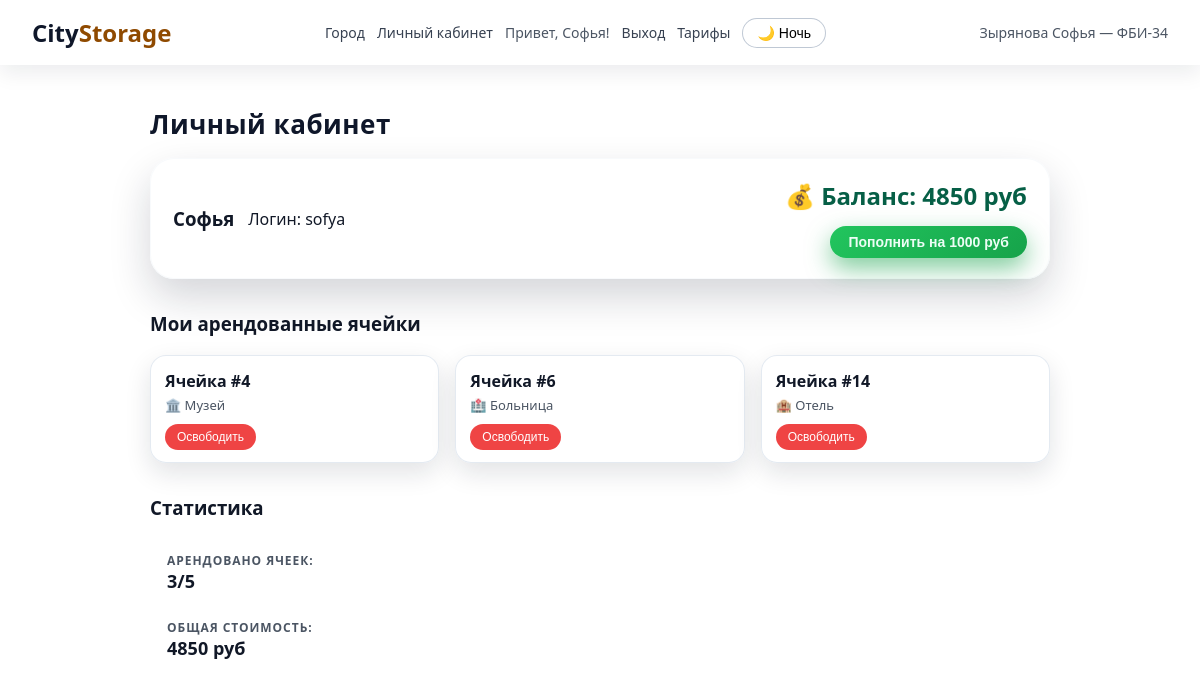
The page /profile (signed in) on the database as committed earlier.
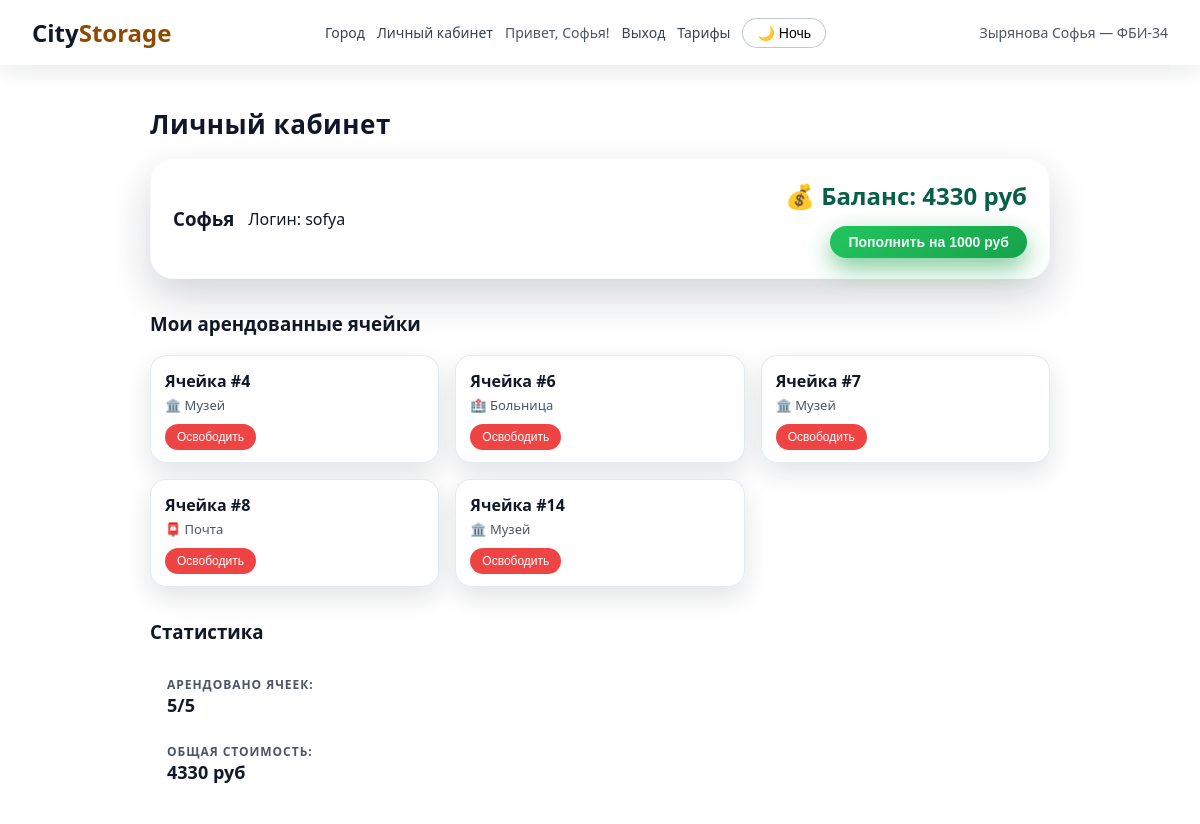
The same page on the database as committed later.
### tables this page shows
CREATE TABLE users (
            id INTEGER PRIMARY KEY AUTOINCREMENT,
            name TEXT NOT NULL,
            login TEXT NOT NULL UNIQUE,
            password_hash TEXT NOT NULL
        , balance INTEGER DEFAULT 1000);

### app.py (the view)
@app.route("/profile")
def profile():
    if not session.get("user_id"):
        flash("Сначала войдите в аккаунт.")
        return redirect(url_for("login"))
    student_name, student_group = get_student_info()
    theme = get_current_theme()
    session['theme'] = theme
    conn = get_db()
    cursor = conn.cursor()
    cursor.execute("""
        SELECT name, login, balance
        FROM users
        WHERE id = ?;
    """, (session["user_id"],))
    user_data = cursor.fetchone()
    cursor.execute("""
        SELECT id, building_type
        FROM cells
        WHERE user_id = ?
        ORDER BY id;
    """, (session["user_id"],))
    user_cells = cursor.fetchall()
    conn.close()
    building_names = {
        1: "🏪 Магазин",
        2: "🏥 Больница",
        3: "🏛️ Музей",
        4: "📮 Почта",
        5: "🏨 Отель"
    }
    cells_with_names = []
    for cell_id, building_type in user_cells:
        cells_with_names.append({
            "id": cell_id,
            "building_name": building_names.get(building_type, "Неизвестно")
        })
    return render_template(
        "profile.html",
        user_name=user_data[0],
        user_login=user_data[1],
        user_balance=user_data[2],
        user_cells=cells_with_names,
        student_name=student_name,
        student_group=student_group,
        current_user=session.get("name"),
        user_balance_display=user_data[2]
    )

### app.py (called while the page is built)
def get_student_info():
    return "Зырянова Софья", "ФБИ-34"

def get_db():
    return sqlite3.connect(DB_PATH)

def get_current_theme():
    return request.form.get('theme', session.get('theme', 'day'))

### templates/profile.html (shortened to what this page needs)
{% extends "base.html" %}
{% block content %}
<div class="auth-wrapper">
    <div class="profile-header">
        <h1 class="auth-title">Личный кабинет</h1>
        <div class="user-info-card">
            <div class="user-main-info">
                <h3>{{ user_name }}</h3>
                <p class="user-login">Логин: {{ user_login }}</p>
            </div>
            <div class="balance-section">
                <div class="balance-amount">
                    💰 Баланс: <strong>{{ user_balance }} руб</strong>
                </div>
                <form method="POST" action="{{ url_for('topup_balance') }}" class="topup-form">
                    <button type="submit" class="auth-button topup-btn">
                        Пополнить на 1000 руб
                    </button>
                </form>
            </div>
        </div>
    </div>
    <div class="my-cells-section">
        <h3>Мои арендованные ячейки</h3>
        {% if user_cells %}
            <div class="cells-grid">
                {% for cell in user_cells %}
                <div class="cell-card">
                    <div class="cell-number">Ячейка #{{ cell.id }}</div>
                    <div class="cell-type">{{ cell.building_name }}</div>
                    <form method="POST" action="{{ url_for('toggle_cell', cell_id=cell.id) }}">
                        <button type="submit" class="free-cell-btn">
                            Освободить
                        </button>
                    </form>
                </div>
                {% endfor %}
            </div>
        {% else %}
            <div class="no-cells">
                <p>У вас нет арендованных ячеек</p>
                <a href="{{ url_for('index') }}" class="auth-button">Арендовать ячейку</a>
            </div>
        {% endif %}
    </div>
    <div class="profile-stats">
        <h3>Статистика</h3>
        <div class="stats-grid">
            <div class="stat-item">
                <span class="stat-label">Арендовано ячеек:</span>
                <span class="stat-value">{{ user_cells|length }}/5</span>
            </div>
            <div class="stat-item">
                <span class="stat-label">Общая стоимость:</span>
                <span class="stat-value">{{ user_balance }} руб</span>
            </div>
        </div>
    </div>
</div>
{% endblock %}

### templates/base.html (shortened to what this page needs)
<!doctype html>
<html lang="ru" class="{% if session.get('theme', 'day') == 'night' %}city-night{% else %}city-day{% endif %}">
<head>
    <link rel="stylesheet" href="{{ url_for('static', filename='css/style.css') }}">
</head>
<body data-username="{{ current_user or '' }}">
<header class="main-header">
    <div class="logo">
        <span class="logo-city">City</span><span class="logo-storage">Storage</span>
    </div>
    <nav class="main-nav">
        <a href="{{ url_for('index') }}">Город</a>
        {% if current_user %}
            <a href="{{ url_for('profile') }}">Личный кабинет</a>
            <span class="user-name">Привет, {{ current_user }}!</span>
            <a href="{{ url_for('logout') }}">Выход</a>
        {% else %}
            <a href="{{ url_for('login') }}">Вход</a>
            <a href="{{ url_for('register') }}">Регистрация</a>
        {% endif %}
        <a href="{{ url_for('pricing') }}">Тарифы</a>
        <button id="toggleTheme" class="theme-btn">
        </button>
    </nav>
    <div class="student-info">
        {{ student_name }} — {{ student_group }}
    </div>
</header>
<main class="page-content">
    {% block content %}{% endblock %}
</main>
</body>
</html>

### static/css/style.css (style rules this page uses)
*, *::before, *::after { box-sizing: border-box; }
html { scroll-behavior: smooth; transition: background 0.45s ease-in-out; }
body { margin: 0; font-family: system-ui, -apple-system, BlinkMacSystemFont, "Segoe UI", sans-serif; min-height: 100vh; display: flex; flex-direction: column; color: #111827; overflow-x: hidden; }
html.city-day { background: url("/static/img/day.png") center top / cover no-repeat fixed; }
body, .main-header, .city-wrapper, .stats-panel, .auth-form, .user-info-card, .cell-card, .pricing-section, .rules-section, .terms-section, .support-section, .price-card, .rule-category, .terms-list, .contact-info, .user-balance, .city-title, .auth-title, .profile-header-title, .profile-section-title, .stat-item, .stat-label, .stat-value, .building-select, .confirm-window { transition: background-color 0.35s ease, color 0.35s ease, box-shadow 0.35s ease, border-color 0.35s ease, opacity 0.35s ease; }
.main-header { display: flex; justify-content: space-between; align-items: center; padding: 16px 32px; background: rgba(255, 255, 255, 0.85); backdrop-filter: blur(10px); position: sticky; top: 0; z-index: 10; box-shadow: 0 8px 20px rgba(15, 23, 42, 0.08); }
.logo { font-size: 24px; font-weight: 700; }
.logo-city { color: #0f172a; }
.logo-storage { color: #8f4a00; }
.main-nav { display: flex; align-items: center; gap: 12px; }
.main-nav a { text-decoration: none; color: #374151; font-size: 14px; }
.student-info, .user-name { font-size: 14px; color: #4b5563; }
.theme-btn { padding: 6px 14px; background-color: rgba(255,255,255,0.9); border: 1px solid rgba(148, 163, 184, 0.6); border-radius: 16px; cursor: pointer; font-size: 14px; }
.page-content { flex: 1; padding: 24px 32px 40px; display: flex; justify-content: center; }
.auth-wrapper { max-width: 900px; width: 100%; }
.city-title, .auth-title { font-size: 26px; margin-bottom: 16px; letter-spacing: 0.02em; color: #0f172a; }
.stat-item { display: flex; flex-direction: column; min-width: 150px; background: rgba(255, 255, 255, 0.6); padding: 12px 16px; border-radius: 12px; backdrop-filter: blur(8px); border: 1px solid rgba(255, 255, 255, 0.3); }
.stat-label { font-size: 12px; text-transform: uppercase; letter-spacing: 0.08em; color: #4b5563; font-weight: 600; }
.stat-value { font-size: 18px; font-weight: 700; color: #111827; }
.auth-button { margin-top: 8px; padding: 10px 14px; border: none; border-radius: 10px; background: linear-gradient(135deg, #ff4f9a, #ff8b6a); color: #fff; font-size: 15px; font-weight: 600; cursor: pointer; transition: opacity 0.2s ease, transform 0.15s ease; }
.profile-header { margin-bottom: 24px; }
.user-info-card { background: rgba(255, 255, 255, 0.75); border-radius: 24px; padding: 20px 22px; margin-bottom: 32px; display: grid; grid-template-columns: minmax(0, 2.2fr) minmax(0, 1.4fr); gap: 18px; align-items: center; box-shadow: 0 18px 40px rgba(15, 23, 42, 0.18); border: 1px solid rgba(248, 250, 252, 0.9); backdrop-filter: blur(16px); }
.user-main-info { display: flex; align-items: center; gap: 14px; }
.balance-section { text-align: right; }
.balance-amount { font-size: 24px; font-weight: 700; margin-bottom: 6px; color: #065f46; }
.topup-btn { background: linear-gradient(135deg, #22c55e, #16a34a); border: none; border-radius: 999px; padding: 8px 18px; color: #ecfdf5; font-size: 14px; font-weight: 600; cursor: pointer; box-shadow: 0 10px 24px rgba(22, 163, 74, 0.55); transition: transform 0.15s ease, box-shadow 0.15s ease, opacity 0.15s ease; }
.cells-grid { display: grid; grid-template-columns: repeat(auto-fill, minmax(220px, 1fr)); gap: 16px; margin: 16px 0 32px; }
.cell-card { position: relative; background: rgba(255, 255, 255, 0.85); border-radius: 16px; padding: 14px 14px 12px; text-align: left; backdrop-filter: blur(12px); border: 1px solid rgba(226, 232, 240, 0.9); box-shadow: 0 10px 26px rgba(15, 23, 42, 0.12); overflow: hidden; }
.cell-number { font-weight: 700; font-size: 16px; margin-bottom: 4px; color: #111827; }
.cell-type { margin: 4px 0 10px; color: #4b5563; font-size: 13px; font-weight: 500; }
.free-cell-btn { background: #ef4444; color: white; border: none; padding: 6px 12px; border-radius: 999px; cursor: pointer; font-size: 12px; font-weight: 500; transition: background 0.2s ease, transform 0.15s ease, box-shadow 0.15s ease; }

### templates/base.html (style rules this page uses)
.city-day, .city-night { transition: none !important; }

Rows that differ between the two databases and show on the page:
changed users "Софья": balance "4850" → "4330"
Other text that changed with them:
{{ user_cells|length }}: "3" → "5"
new list line: "Ячейка # 7 🏛️ Музей Освободить"
new list line: "Ячейка # 8 📮 Почта Освободить"
new list line: "Ячейка # 14 🏛️ Музей Освободить"
list line gone: "Ячейка # 14 🏨 Отель Освободить"
